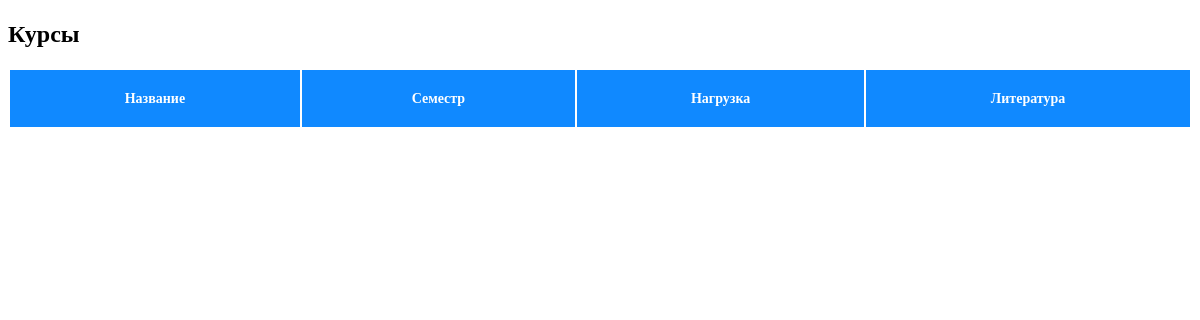
/edu/courses/, run on an earlier commit of the app's database.
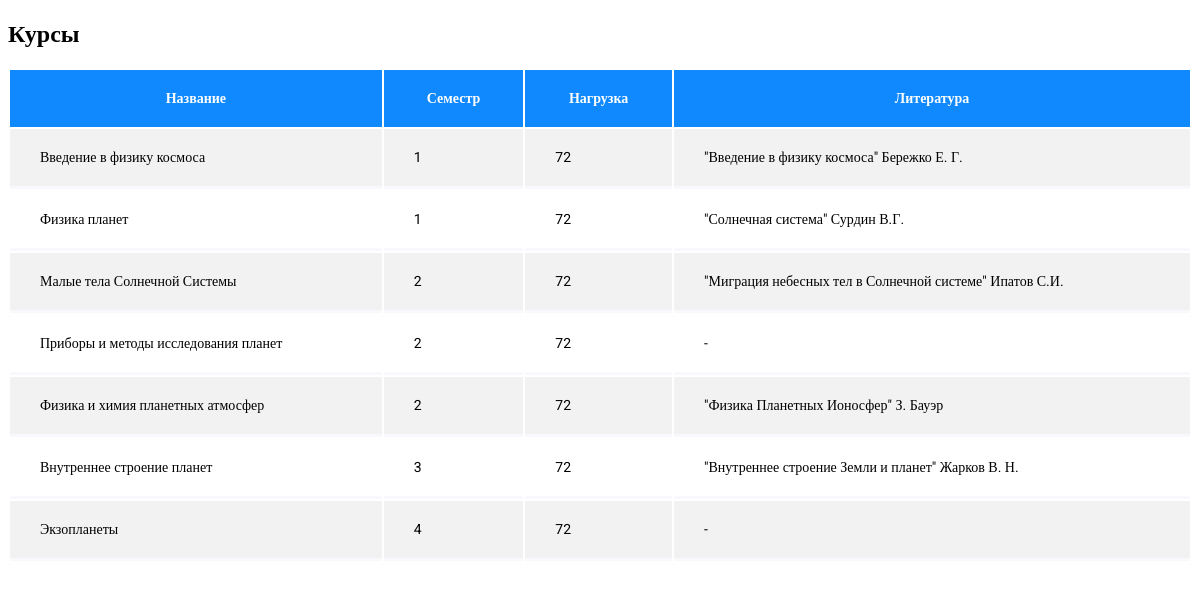
And on a later commit of the database.
### edu/models.py (models this page shows, shortened)
class Course(models.Model):
    name = models.CharField(max_length=100)
    semester = models.IntegerField()
    hours = models.CharField(max_length=100)
    books = models.TextField(max_length=1000)

### edu/views.py (the view)
# urls.py: path('courses/', views.courses, name='courses'),
def courses(request):
    courses = Course.objects.order_by('semester', 'name').all()
    template = loader.get_template('edu/courses.html')
    context = {
        'courses': courses
    }
    return HttpResponse(template.render(context, request))

### edu/templates/edu/courses.html (shortened to what this page needs)
<!DOCTYPE html>
<html>
<head>
</head>
<body>
<h2 style="font-family: 'Roboto'">Курсы</h2>
<table style="width:100%">
  <tr>
    <th>Название</th>
    <th>Семестр</th>
    <th>Нагрузка</th>
    <th>Литература</th>
  </tr>
  {% for c in courses %}
    <tr>
      <td>{{c.name}}</td>
      <td>{{c.semester}}</td>
      <td>{{c.hours}}</td>
      <td>{{c.books}}</td>
    </tr>
  {% endfor %}
</table>
</body>

### edu/templates/edu/courses.html (style rules this page uses)
table { min-width: 1000px !important; width: 100%; background: #fff; font-family: 'Roboto'; }
th { background: #1089ff; border: none; padding: 20px 30px; font-size: 14px; color: #fff; }
tr { margin-bottom: 10px; }
tr:nth-child(even) { background-color: #f2f2f2; }
td { border: none; padding: 20px 30px; border-bottom: 3px solid #f8f9fd; font-size: 14px; }

What changed in the data, as far as the page shows it:
added Course: name "Введение в физику космоса", semester "1", hours "72", books "\"Введение в физику космоса\" Бережко Е. Г."
added Course: name "Физика планет", semester "1", hours "72", books "\"Солнечная система\" Сурдин В.Г."
added Course: name "Малые тела Солнечной Системы", semester "2", hours "72", books "\"Миграция небесных тел в Солнечной системе\" Ипатов С.И."
added Course: name "Приборы и методы исследования планет", semester "2", hours "72", books "-"
added Course: name "Физика и химия планетных атмосфер", semester "2", hours "72", books "\"Физика Планетных Ионосфер\" З. Бауэр"
added Course: name "Внутреннее строение планет", semester "3", hours "72", books "\"Внутреннее строение Земли и планет\" Жарков В. Н."
added Course: name "Экзопланеты", semester "4", hours "72", books "-"
